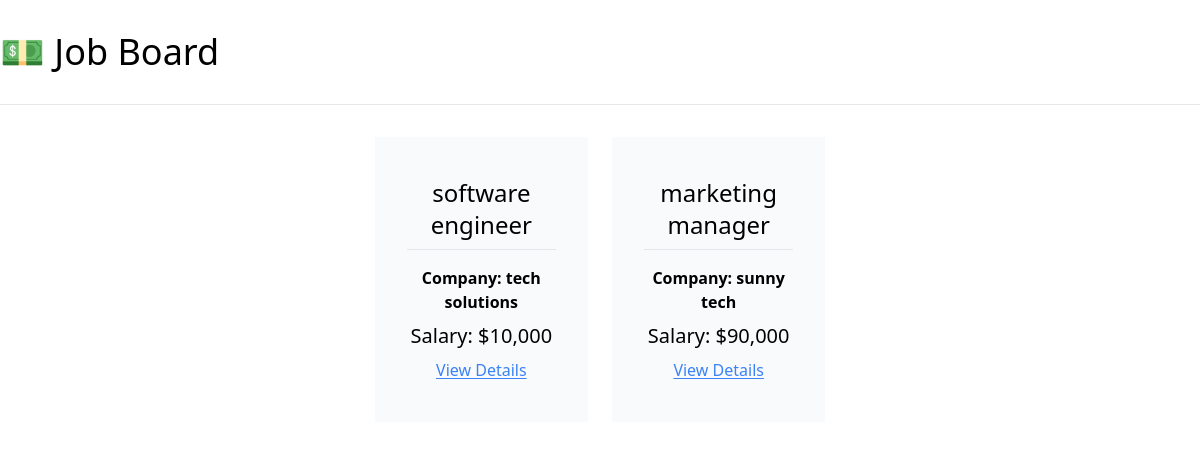
The app's page /, older data.
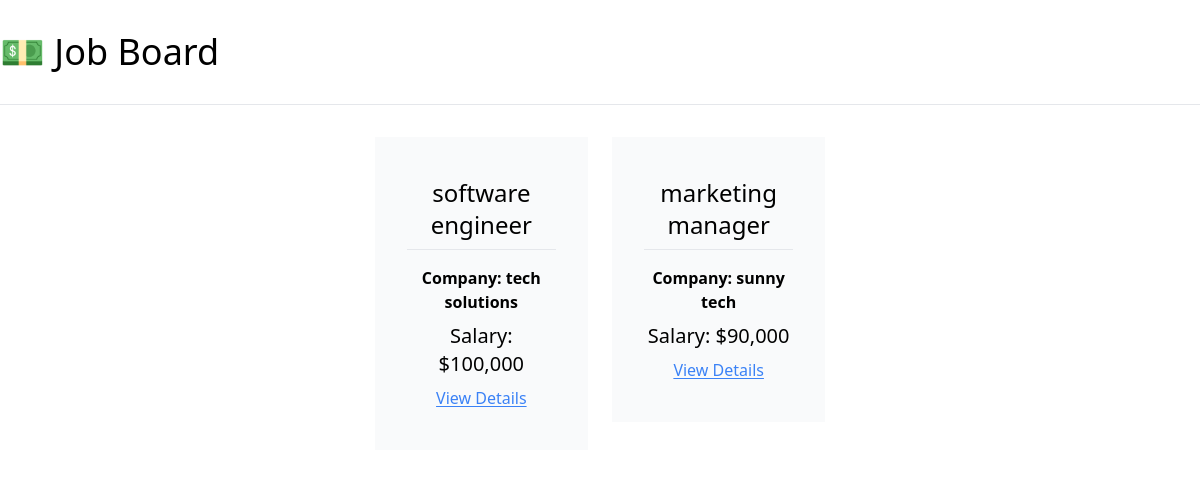
The same page, newer data.
### job_board/models.py (models this page shows, shortened)
class JobPosting(models.Model):
    title = models.CharField(max_length=100)
    description = models.TextField()
    company = models.CharField(max_length=100)
    salary = models.IntegerField()
    is_active = models.BooleanField(default=False)

### job_board/views.py (the view)
# urls.py: path("", index, name="home"),
def index(request):
    active_postings = JobPosting.objects.filter(is_active=True)
    context = {
        "job_postings": active_postings,
    }
    return render(request, "job_board/index.html", context)

### job_board/templates/job_board/index.html
{% extends 'job_board/_base.html' %}
{% load humanize %}
{% block content %}
    <div class="flex justify-center w-10/12 mx-auto flex-wrap gap-6">
        {% for posting in job_postings %}
        <a href="{% url 'job-detail' posting.pk %}" class="w-1/4 text-center">
            <div class="border-rounded px-8 py-10 bg-gray-50 hover:bg-gray-100 hover:cursor-pointer">
                <p class="text-2xl pb-2">{{ posting.title }}</p>
                <hr class="py-2">
                <p class="font-semibold pb-2">Company: {{ posting.company }}</p>
                <p class="text-xl pb-2">Salary: ${{ posting.salary | intcomma }}</p>
                <div class="underline underline-offset-2 text-blue-500 hover:text-blue-400">View Details</div>
            </div>
        </a>
        {% endfor %}
    </div>
{% endblock content %}

Row changes from the older to the newer data that the page shows:
changed JobPosting "software engineer": salary "10,000" → "100,000"
